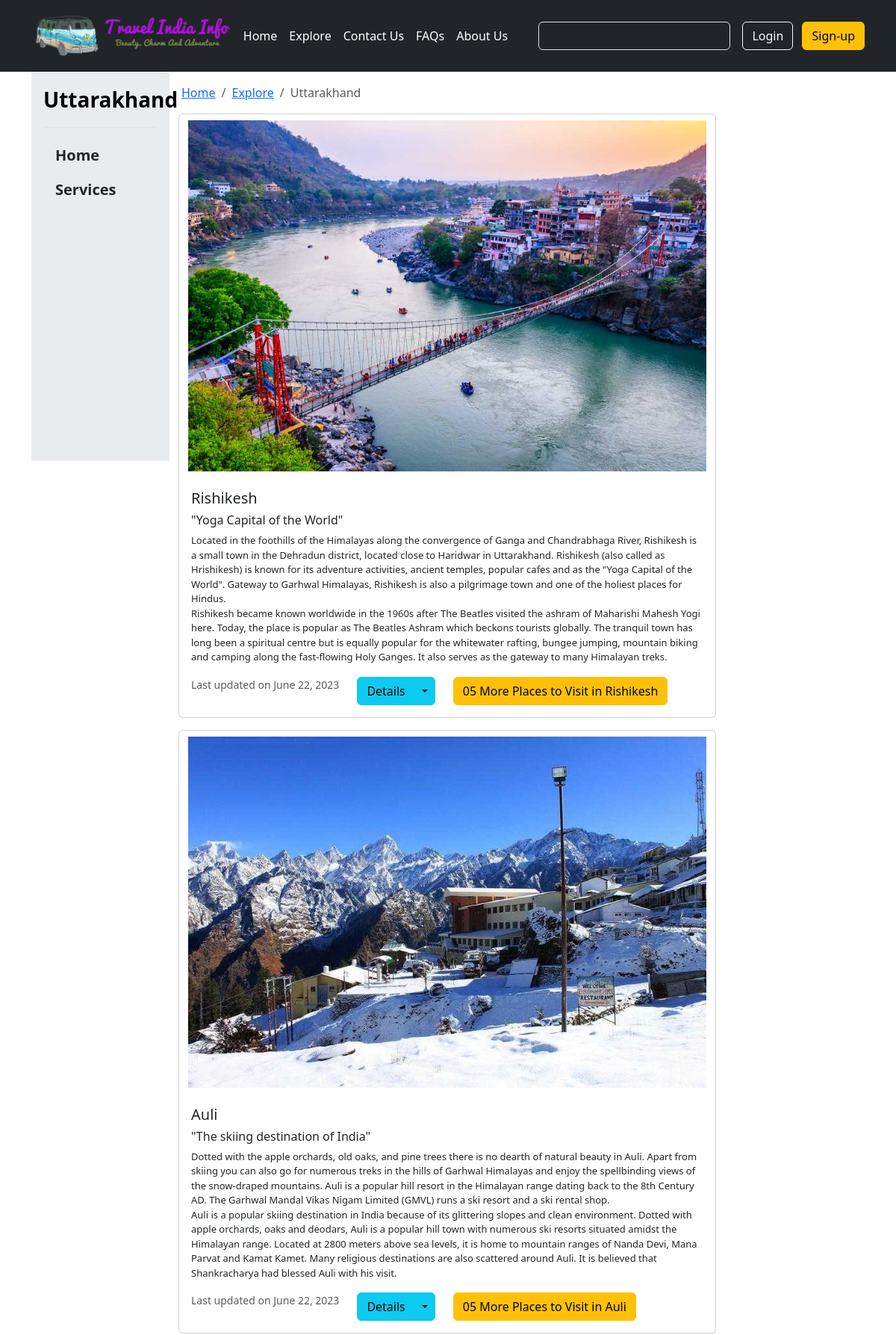
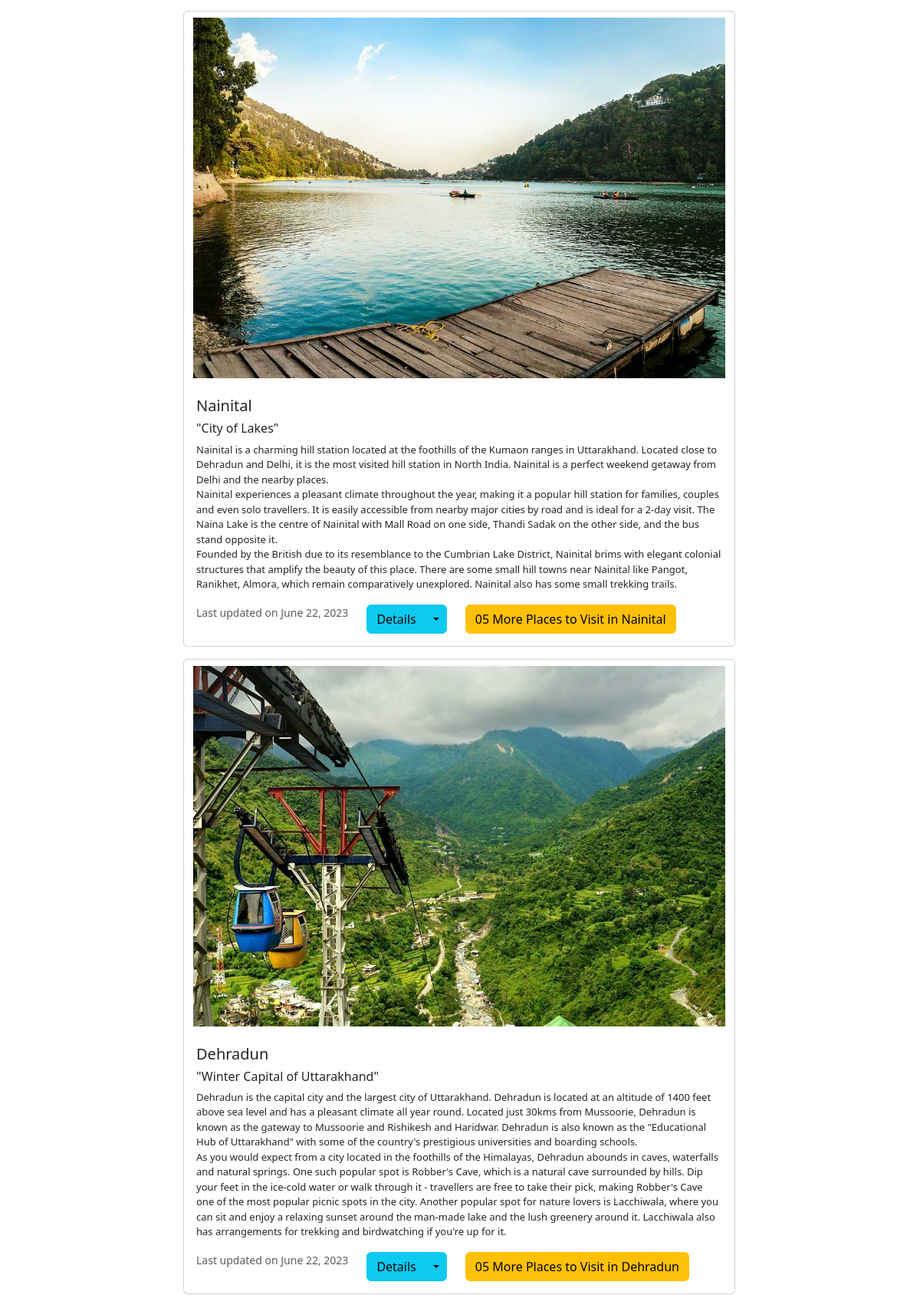
Screenshot of /uttarakhand/ (upper part) with the database file from the repository (2 pictures, top to bottom).
### Uttarakhand/models.py (models this page shows, shortened)
class Uttarakhand(models.Model):
    place_id = models.AutoField(primary_key=True)
    Image = models.ImageField(upload_to="Uttarakhand/images", default="")
    Place_name = models.CharField(max_length=70)
    Sub_heading = models.CharField(max_length=300, default="")
    Desc = models.TextField(default="")
    Best_Time = models.CharField(max_length=100, default="")
    Avoid_Time = models.CharField(max_length=100, default="")
    Ideal_Duration = models.CharField(max_length=50, default="")
    Category = models.CharField(max_length=50, default="")
    Visits_more_places = models.CharField(max_length=90, default="")
    Pub_date = models.DateField()

### TIInfo/views.py (the view)
# urls.py: path('uttarakhand/',views.UTTARAKHAND,name="uttarakhand"),
def UTTARAKHAND(request):
    uttarakhanddata = Uttarakhand.objects.all()
    data = {"uttarakhanddata" : uttarakhanddata}
    return render(request, "UTTARAKHAND.html" , data)

### templates/UTTARAKHAND.html (shortened to what this page needs)
{% extends 'base.html' %}
{% block section %}
<section>
    <div class="container d-flex">
        <div class="flex-shrink-1 p-3 bg-body-secondary" style="width: 185px; height: 521px;">
            <a href="/"
                class="d-flex align-items-center pb-3 mb-3 link-body-emphasis text-decoration-none border-bottom">
                <span class="fs-3 fw-semibold">Uttarakhand<br></span>
            </a>
            <ul class="list-unstyled ps-0">
                <li class="mb-1">
                    <button
                        class="btn btn-toggle d-inline-flex align-items-center rounded border-0 collapsed px-3 fs-5 fw-semibold"
                        data-bs-toggle="collapse" data-bs-target="#home-collapse" aria-expanded="false">
                        Home
                    </button>
                </li>
                <li class="mb-1">
                    <button class="btn btn-toggle d-inline-flex align-items-center rounded border-0 collapsed px-3 fs-5 fw-semibold" data-bs-toggle="collapse" data-bs-target="#services-collapse" aria-expanded="false">
                        Services
                    </button>
                </li>
            </ul>
        </div>
        <div class="d-block col-8">
            <nav aria-label="breadcrumb">
                <ol class="breadcrumb m-3">
                    <li class="breadcrumb-item"><a href="{% url 'homepage' %}">Home</a></li>
                    <li class="breadcrumb-item"><a href="{% url 'explore' %}">Explore</a></li>
                    <li class="breadcrumb-item active" aria-current="page">Uttarakhand</li>
                </ol>
            </nav>
            <div class="container">
                {% for i in uttarakhanddata %}
                <div class="card mb-3">
                    <img src="/media/{{i.Image}}" class="card-img-top my-2 container " alt="..." height=470>
                    <div class="card-body">
                        <h5 class="card-title">{{i.Place_name}}</h5>
                        <h6>"{{i.Sub_heading}}"</h6>
                        <p class="card-text" style="font-size:13px;">
                            {{i.Desc | safe}}
                        </p>
                        <div class=" d-flex">
                            <p class="card-text"><small class="text-body-secondary">Last updated on
                                    {{i.Pub_date}}</small></p>
                            <div class="btn-group mx-4">
                                <button type="button" class="btn btn-info">Details</button>
                                <button type="button" class="btn btn-info dropdown-toggle dropdown-toggle-split"
                                    data-bs-toggle="dropdown" aria-expanded="false">
                                </button>
                            </div>
                            <a href="" type="button" class="btn btn-warning">{{i.Visits_more_places}}</a>
                        </div>
                    </div>
                </div>
                {% endfor %}
            </div>
        </div>
</section>
{% endblock %}

### rows the page displays
Uttarakhand: Image (picture), Place_name "Rishikesh", Sub_heading "Yoga Capital of the World", Desc "Located in the foothills of the Himalayas along the convergence of Ganga and Chandrabhaga River, Rishikesh is a small town in the Dehradun district, located close to Haridwar in Uttarakhand. Rishikesh (also called as Hrishikesh) is known for its adventure activities, ancient temples, popular cafes and as the \"Yoga Capital of the World\". Gateway to Garhwal Himalayas, Rishikesh is also a pilgrimage town and one of the holiest places for Hindus. Rishikesh became known worldwide in the 1960s after The Beatles visited the ashram of Maharishi Mahesh Yogi here. Today, the place is popular as The Beatles Ashram which beckons tourists globally. The tranquil town has long been a spiritual centre but…", Pub_date "June 22, 2023", Visits_more_places "05 More Places to Visit in Rishikesh"
Uttarakhand: Image (picture), Place_name "Auli", Sub_heading "The skiing destination of India", Desc "Dotted with the apple orchards, old oaks, and pine trees there is no dearth of natural beauty in Auli. Apart from skiing you can also go for numerous treks in the hills of Garhwal Himalayas and enjoy the spellbinding views of the snow-draped mountains. Auli is a popular hill resort in the Himalayan range dating back to the 8th Century AD. The Garhwal Mandal Vikas Nigam Limited (GMVL) runs a ski resort and a ski rental shop. Auli is a popular skiing destination in India because of its glittering slopes and clean environment. Dotted with apple orchards, oaks and deodars, Auli is a popular hill town with numerous ski resorts situated amidst the Himalayan range. Located at 2800 meters above sea…", Pub_date "June 22, 2023", Visits_more_places "05 More Places to Visit in Auli"
Uttarakhand: Image (picture), Place_name "Nainital", Sub_heading "City of Lakes", Desc "Nainital is a charming hill station located at the foothills of the Kumaon ranges in Uttarakhand. Located close to Dehradun and Delhi, it is the most visited hill station in North India. Nainital is a perfect weekend getaway from Delhi and the nearby places. Nainital experiences a pleasant climate throughout the year, making it a popular hill station for families, couples and even solo travellers. It is easily accessible from nearby major cities by road and is ideal for a 2-day visit. The Naina Lake is the centre of Nainital with Mall Road on one side, Thandi Sadak on the other side, and the bus stand opposite it. Founded by the British due to its resemblance to the Cumbrian Lake District,…", Pub_date "June 22, 2023", Visits_more_places "05 More Places to Visit in Nainital"
Uttarakhand: Image (picture), Place_name "Dehradun", Sub_heading "Winter Capital of Uttarakhand", Desc "Dehradun is the capital city and the largest city of Uttarakhand. Dehradun is located at an altitude of 1400 feet above sea level and has a pleasant climate all year round. Located just 30kms from Mussoorie, Dehradun is known as the gateway to Mussoorie and Rishikesh and Haridwar. Dehradun is also known as the \"Educational Hub of Uttarakhand\" with some of the country's prestigious universities and boarding schools. As you would expect from a city located in the foothills of the Himalayas, Dehradun abounds in caves, waterfalls and natural springs. One such popular spot is Robber's Cave, which is a natural cave surrounded by hills. Dip your feet in the ice-cold water or walk through it -…", Pub_date "June 22, 2023", Visits_more_places "05 More Places to Visit in Dehradun"
